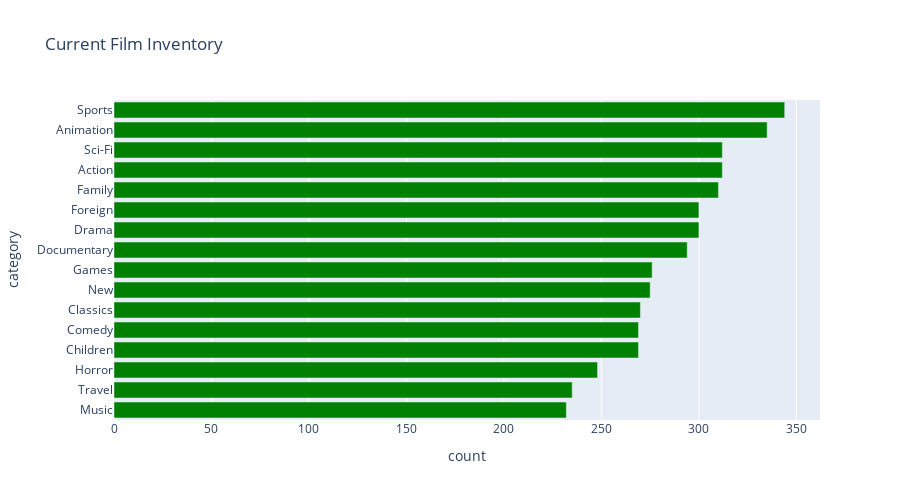

Notebook cell for this chart:
### Code cell
fig1 = px.bar(  fig1_df, 
                y='category',
                x = 'count', 
                orientation='h', 
                title = 'Current Film Inventory',
                height=500,
                color_discrete_sequence=['green'])

fig1.update_layout(barmode='stack', yaxis ={'categoryorder':'total ascending'})

fig1.show()

### Figure 1 — Plotly figure (JSON) as saved in the notebook; plotly's stock layout.template omitted (floating-point values rounded to 4 significant figures)
{"data": [{"alignmentgroup": "True", "hovertemplate": "count=%{x}<br>category=%{y}<extra></extra>", "legendgroup": "", "marker": {"color": "green", "pattern": {"shape": ""}}, "name": "", "offsetgroup": "", "orientation": "h", "showlegend": false, "textposition": "auto", "type": "bar", "x": [312, 335, 269, 270, 269, 294, 300, 310, 300, 276, 248, 232, 275, 312, 344, 235], "xaxis": "x", "y": ["Action", "Animation", "Children", "Classics", "Comedy", "Documentary", "Drama", "Family", "Foreign", "Games", "Horror", "Music", "New", "Sci-Fi", "Sports", "Travel"], "yaxis": "y"}], "layout": {"barmode": "stack", "height": 500, "legend": {"tracegroupgap": 0}, "title": {"text": "Current Film Inventory"}, "xaxis": {"anchor": "y", "domain": [0, 1], "title": {"text": "count"}}, "yaxis": {"anchor": "x", "categoryorder": "total ascending", "domain": [0, 1], "title": {"text": "category"}}}}
